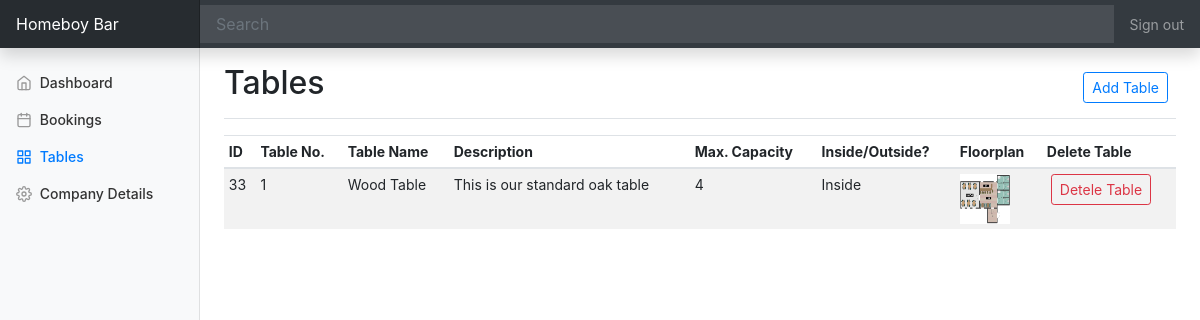
The app's page /site/dashboard/tables.php (signed in) with its own data.
### tables this page shows
CREATE TABLE `pubs` (
  `id` int(11) NOT NULL,
  `user_id` int(11) NOT NULL,
  `company_name` varchar(255) DEFAULT NULL,
  `venue_type` varchar(255) DEFAULT NULL,
  `address_one` varchar(255) DEFAULT NULL,
  `address_two` varchar(255) DEFAULT NULL,
  `country` varchar(255) DEFAULT NULL,
  `city` varchar(255) DEFAULT NULL,
  `post_code` varchar(255) DEFAULT NULL,
  `description` text DEFAULT NULL,
  `booking_available` tinyint(1) DEFAULT NULL
);

CREATE TABLE `tables_list` (
  `id` int(11) NOT NULL,
  `pub_id` int(11) NOT NULL,
  `table_no` int(11) DEFAULT NULL,
  `table_name` varchar(255) DEFAULT NULL,
  `table_location` varchar(255) DEFAULT NULL,
  `capacity` int(11) DEFAULT NULL,
  `floor_plan` varchar(255) DEFAULT NULL,
  `description` text DEFAULT NULL
);

### site/dashboard/tables.php (the view, shortened to what this page needs)
<?php
include('../php/database/connection.php');
if (!isset($_SESSION["user"])) {
    header('Location: ../partner-login.php');
} else {
  $user_id = $_SESSION['user'];
}
$sql = "SELECT * from pubs where user_id = '$user_id'";
$result = $conn->query($sql);
$row = $result->fetch_assoc();
$company_name = $row['company_name'];
$pub_id = $row['id'];
$sql = "SELECT * from tables_list where pub_id = '$pub_id'";
$result = $conn->query($sql);
?>
<!doctype html>
<html lang="en">
  <head>
<link href="../css/bootstrap.min.css" rel="stylesheet">
    <link href="dashboard.css" rel="stylesheet">
  </head>
  <body>
    <nav class="navbar navbar-dark sticky-top bg-dark flex-md-nowrap p-0 shadow">
  <a class="navbar-brand col-md-3 col-lg-2 mr-0 px-3" href="../index.php"><?php echo $company_name; ?></a>
  <input class="form-control form-control-dark w-100" type="text" placeholder="Search" aria-label="Search">
  <ul class="navbar-nav px-3">
    <li class="nav-item text-nowrap">
      <a class="nav-link" href="sign-out.php">Sign out</a>
    </li>
  </ul>
</nav>
<div class="container-fluid">
  <div class="row">
    <nav id="sidebarMenu" class="col-md-3 col-lg-2 d-md-block bg-light sidebar collapse">
      <div class="sidebar-sticky pt-3">
        <ul class="nav flex-column">
          <li class="nav-item">
            <a class="nav-link" href="index.php">
              <span data-feather="home"></span>
              Dashboard <span class="sr-only"></span>
            </a>
          </li>
          <li class="nav-item">
            <a class="nav-link" href="bookings.php">
              <span data-feather="calendar"></span>
              Bookings
            </a>
          </li>
          <li class="nav-item">
            <a class="nav-link active" href="tables.php">
              <span data-feather="grid"></span>
              Tables
            </a>
          </li>
          <li class="nav-item">
            <a class="nav-link" href="details.php">
              <span data-feather="settings"></span>
              Company Details
            </a>
          </li>
        </ul>
      </div>
    </nav>
    <main role="main" class="col-md-9 ml-sm-auto col-lg-10 px-md-4">
      <div class="d-flex justify-content-between flex-wrap flex-md-nowrap align-items-center pt-3 pb-2 mb-3 border-bottom">
        <h1 class="h2">Tables</h1>
        <div class="btn-toolbar mb-2 mb-md-0">
          <div class="btn-group mr-2">
            <a class="btn btn-sm btn-outline-primary" href="add-table.php" role="button">Add Table</a>
          </div>
        </div>
      </div>
      <div class="table-responsive">
        <table class="table table-striped table-sm">
          <thead>
            <tr>
              <th>ID</th>
              <th>Table No.</th>
              <th>Table Name</th>
              <th>Description</th>
              <th>Max. Capacity</th>
              <th>Inside/Outside?</th>
              <th>Floorplan</th>
              <th>Delete Table</th>
            </tr>
          </thead>
          <?php while($row = $result->fetch_assoc()) { ?>
          <tbody>
            <tr>
              <td><?php echo $row['id']; ?></td>
              <td><?php echo $row['table_no']; ?></td>
              <td><?php echo $row['table_name']; ?></td>
              <td><?php echo $row['description']; ?></td>
              <td><?php echo $row['capacity']; ?></td>
              <td><?php echo $row['table_location']; ?></td>
              <td><a href="../uploads/<?php echo $row['floor_plan']; ?>"><img src="../uploads/<?php echo $row['floor_plan']; ?>" style="height: 50px; width: 50px;"></a></td>
              <td>&nbsp;<a href="delete-table.php?id=<?php echo $row['id']; ?>"><button type="button" class="btn btn-outline-danger btn-sm">Detele Table</button></a></td>
            </tr>
          </tbody>
          <?php } ?>
        </table>
      </div>
    </main>
  </div>
</div>
        <script src="dashboard.js"></script></body>
</html>

### site/dashboard/dashboard.css (style rules this page uses)
body { font-size: .875rem; }
.feather { width: 16px; height: 16px; vertical-align: text-bottom; }
.sidebar { position: fixed; top: 0; bottom: 0; left: 0; z-index: 100; padding: 48px 0 0; box-shadow: inset -1px 0 0 rgba(0, 0, 0, .1); }
.sidebar-sticky { position: relative; top: 0; height: calc(100vh - 48px); padding-top: .5rem; overflow-x: hidden; overflow-y: auto; }
.sidebar .nav-link { font-weight: 500; color: #333; }
.sidebar .nav-link .feather { margin-right: 4px; color: #999; }
.sidebar .nav-link.active { color: #007bff; }
.sidebar .nav-link:hover .feather, .sidebar .nav-link.active .feather { color: inherit; }
.navbar-brand { padding-top: .75rem; padding-bottom: .75rem; font-size: 1rem; background-color: rgba(0, 0, 0, .25); box-shadow: inset -1px 0 0 rgba(0, 0, 0, .25); }
.navbar .form-control { padding: .75rem 1rem; border-width: 0; border-radius: 0; }
.form-control-dark { color: #fff; background-color: rgba(255, 255, 255, .1); border-color: rgba(255, 255, 255, .1); }

### records on screen
pubs: company_name "Homeboy Bar"
tables_list: id "33", table_no "1", table_name "Wood Table", description "This is our standard oak table", capacity "4", table_location "Inside", floor_plan (picture)
